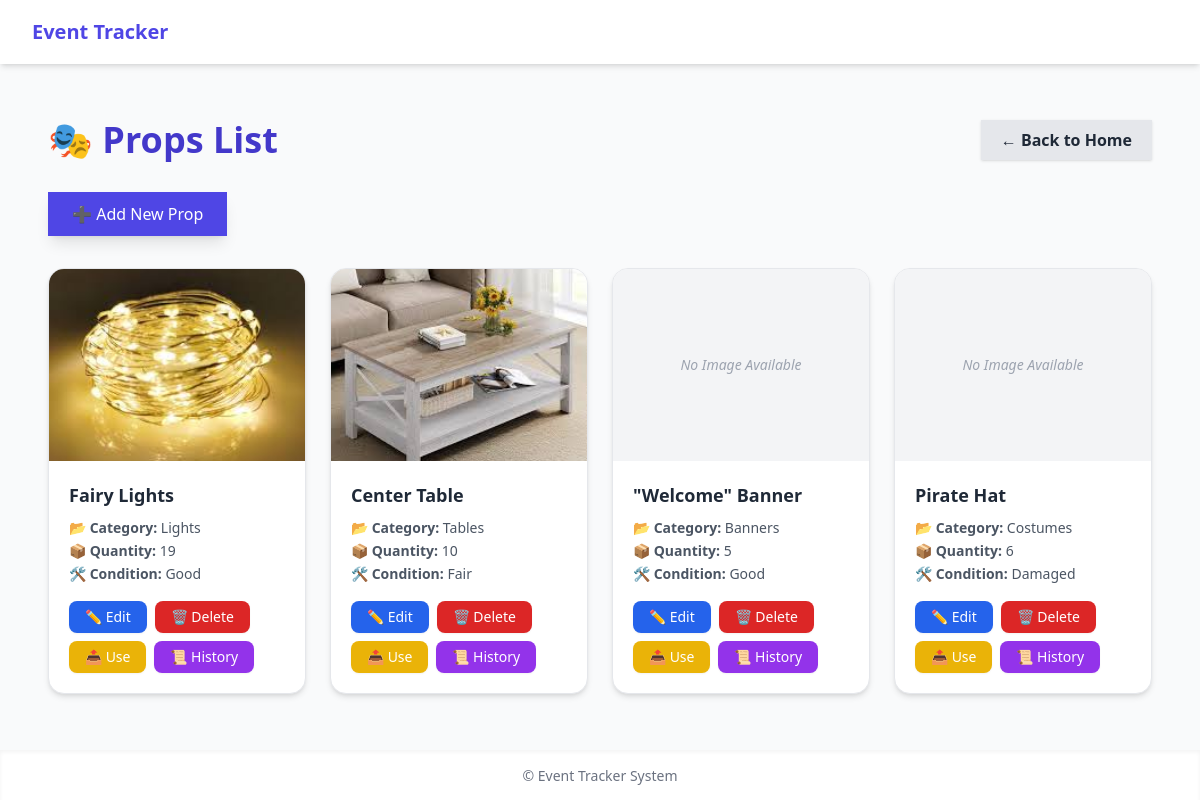
Page /props/ on the committed database.
### inventory/models.py (models this page shows, shortened)
class Prop(models.Model):
    CATEGORY_CHOICES = [
        ('Lights', 'Lights'),
        ('Tables', 'Tables'),
        ('Banners', 'Banners'),
        ('Costumes', 'Costumes'),
        ('Others', 'Others'),
    ]
    CONDITION_CHOICES = [
        ('Good', 'Good'),
        ('Fair', 'Fair'),
        ('Damaged', 'Damaged'),
    ]
    name = models.CharField(max_length=100)
    category = models.CharField(max_length=20, choices=CATEGORY_CHOICES)
    quantity = models.PositiveIntegerField()
    condition = models.CharField(max_length=10, choices=[('Good', 'Good'), ('Fair', 'Fair'), ('Damaged', 'Damaged')])
    storage_location = models.CharField(max_length=100)
    image = models.ImageField(upload_to='prop_images/', blank=True, null=True)

### inventory/views.py (the view)
# urls.py: path('props/', PropListView.as_view(), name='prop_list'),
class PropListView(ListView):
    model = Prop
    template_name = 'inventory/prop_list.html'
    context_object_name = 'props'  # use 'props' here

### inventory/templates/inventory/prop_list.html
{% extends 'inventory/base.html' %}
{% block content %}
<div class="max-w-7xl mx-auto px-6 py-8">
    <div class="flex justify-between items-center mb-8">
        <h1 class="text-4xl font-extrabold text-indigo-700 flex items-center gap-3">
            🎭 Props List
        </h1>
        <a href="{% url 'home' %}" class="inline-block bg-gray-200 text-gray-800 font-semibold px-5 py-2 rounded-x1 hover:bg-gray-300 transition-all duration-200 shadow">
            ← Back to Home
        </a>
    </div>
    <div class="mb-8">
        <a href="{% url 'prop_add' %}" class="inline-block text-white bg-indigo-600 hover:bg-indigo-700 font-medium py-2.5 px-6 rounded-x1 shadow-lg transition duration-300">
            ➕ Add New Prop
        </a>
    </div>
    {% if props %}
    <div class="grid gap-6 grid-cols-1 sm:grid-cols-2 md:grid-cols-3 lg:grid-cols-4">
        {% for prop in props %}
        <div class="bg-white rounded-2xl shadow-md border border-gray-200 overflow-hidden hover:shadow-xl transition duration-300">
            {% if prop.image %}
            <img src="{{ prop.image.url }}" alt="{{ prop.name }}" class="w-full h-48 object-cover">
            {% else %}
            <div class="w-full h-48 bg-gray-100 flex items-center justify-center text-gray-400 text-sm italic">
                No Image Available
            </div>
            {% endif %}
            <div class="p-5">
                <h2 class="text-lg font-semibold text-gray-800 mb-2">{{ prop.name }}</h2>
                <p class="text-gray-600 text-sm leading-relaxed">
                    📂 <strong>Category:</strong> {{ prop.category }}<br>
                    📦 <strong>Quantity:</strong> {{ prop.quantity }}<br>
                    🛠 <strong>Condition:</strong> {{ prop.condition }}
                </p>
                <div class="mt-4 flex flex-wrap gap-2">
                    <a href="{% url 'prop_edit' prop.id %}" class="bg-blue-600 hover:bg-blue-700 text-white px-4 py-1.5 rounded-lg shadow-sm text-sm transition">
                        ✏️ Edit
                    </a>
                    <a href="{% url 'prop_delete' prop.id %}" class="bg-red-600 hover:bg-red-700 text-white px-4 py-1.5 rounded-lg shadow-sm text-sm transition">
                        🗑️ Delete
                    </a>
                    <a href="{% url 'use_prop' prop.id %}" class="bg-yellow-500 hover:bg-yellow-600 text-white px-4 py-1.5 rounded-lg shadow-sm text-sm transition">
                        📤 Use
                    </a>
                    <a href="{% url 'prop_use_history' prop.id %}" class="bg-purple-600 hover:bg-purple-700 text-white px-4 py-1.5 rounded-lg shadow-sm text-sm transition">
                        📜 History
                    </a>
                </div>
            </div>
        </div>
        {% endfor %}
    </div>
    {% else %}
    <div class="text-center text-gray-500 mt-12 text-lg">No props available.</div>
    {% endif %}
</div>
{% endblock %}

### inventory/templates/inventory/base.html (shortened to what this page needs)
<!DOCTYPE html>
<html lang="en" class="scroll-smooth">
<head>
    <script src="https://cdn.tailwindcss.com"></script>
</head>
<body class="bg-gray-50 text-gray-900 min-h-screen flex flex-col">
    <nav class="bg-white shadow-md">
        <div class="max-w-7xl mx-auto px-4 sm:px-6 lg:px-8">
            <div class="flex justify-between h-16 items-center">
                <div>
                    <a href="{% url 'dashboard' %}" class="text-xl font-bold text-indigo-600 hover:text-indigo-700">
                        Event Tracker
                    </a>
                </div>
            </div>
        </div>
    </nav>
    <main class="flex-grow max-w-7xl mx-auto p-6">
        {% block content %}
        {% endblock %}
    </main>
    <footer class="bg-white shadow-inner text-center text-gray-500 text-sm py-4">
        &copy; {{ now|date:"Y" }} Event Tracker System
    </footer>
</body>
</html>

### rows in the picture
Prop: image (picture), name "Fairy Lights", category "Lights", quantity "19", condition "Good"
Prop: image (picture), name "Center Table", category "Tables", quantity "10", condition "Fair"
Prop: shows "No Image Available", name "\"Welcome\" Banner", category "Banners", quantity "5", condition "Good"
Prop: shows "No Image Available", name "Pirate Hat", category "Costumes", quantity "6", condition "Damaged"
